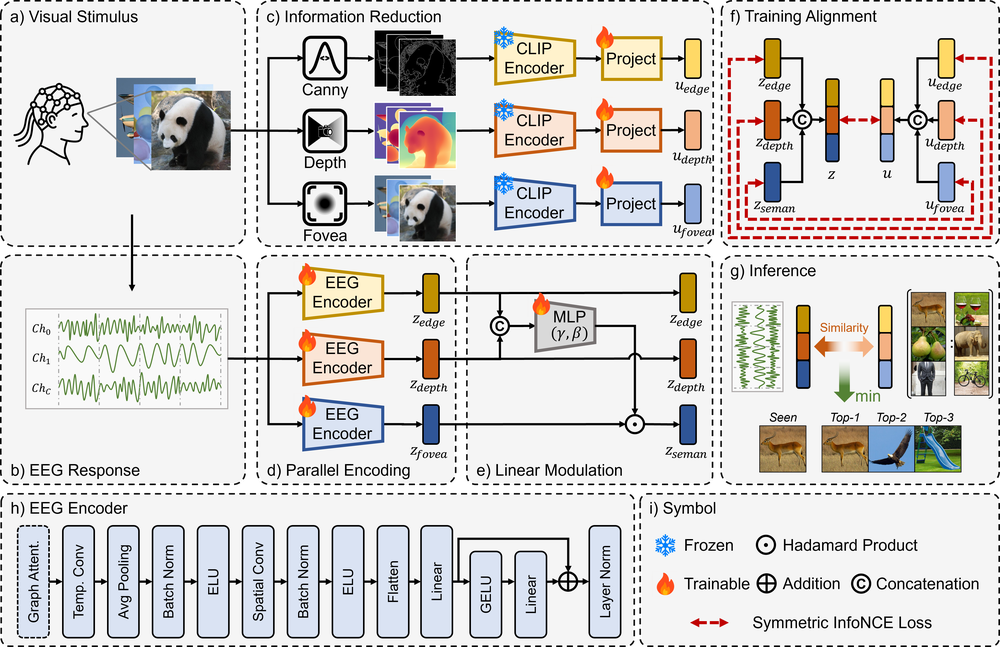
#> input picture assets/overview.png, 1000 x 647 px, shrunk from 4559 x 2950 before the run, given as the content of the folder ../Data/Things-EEG2/Image_set/image_set, which was not available
$ python preprocessing_blur.py
#> lines starting #> are read from the running program, lines starting #| are printed output that depends on the picture; pictures that were not available may be replaced by others from this repository, and a replacement may not be noted
import argparse
import random
from pathlib import Path
from typing import Tuple

import numpy as np
from PIL import Image
from tqdm import tqdm

from skimage import filters, img_as_ubyte

class FoveaBlur:
    def __init__(self, h, w, kernel_size, decay_rate=4.0):
        self.kernel_size = kernel_size
        center_x, center_y = w // 2, h // 2
        y_grid, x_grid = np.indices((h, w))
        dist = np.sqrt((x_grid - center_x)**2 + (y_grid - center_y)**2)
        max_dist = np.sqrt(center_x**2 + center_y**2)
        norm_dist = np.clip(dist / (max_dist + 1e-8), 0, 1)
        self.mask = np.exp(-decay_rate * norm_dist)
        self.mask = self.mask[:, :, np.newaxis]

    def __call__(self, img_np, dynamic_kernel_size=None):
        k_size = dynamic_kernel_size if dynamic_kernel_size is not None else self.kernel_size
        k_size = int(k_size)
        if k_size % 2 == 0: k_size += 1
        if k_size < 1: k_size = 1

        sigma = 0.3 * ((k_size - 1) * 0.5 - 1) + 0.8
        blur_float = filters.gaussian(img_np, sigma=sigma, channel_axis=-1)
        blur_float = np.clip(blur_float, 0, 1)
        img_blur = img_as_ubyte(blur_float)
        img_original = img_np.astype(np.float32)
        img_blurred = img_blur.astype(np.float32)

        img_fovea = self.mask * img_original + (1 - self.mask) * img_blurred

        return img_fovea.astype(np.uint8)

def set_seed(seed: int):
    """Set random seed for reproducibility."""
    random.seed(seed)
    np.random.seed(seed)

def load_image(path: Path) -> np.ndarray:
    """Load an image and convert it to a NumPy array (RGB)."""
    return np.array(Image.open(path).convert('RGB'))

def process_image_with_blur(np_img: np.ndarray, kernel_size: int, decay_rate: float) -> Image.Image:
    """
    Apply Fovea Blur detection to the image.
    """
    h, w, _ = np_img.shape
    blur_op = FoveaBlur(h, w, kernel_size, decay_rate)
    blur_np = blur_op(np_img)
    return Image.fromarray(blur_np)

def process_directory(input_dir: str, output_dir: str, kernel_size: int, decay_rate: float,
                      valid_exts: Tuple[str, ...] = ('.jpg', '.jpeg', '.png', '.bmp')):
    """
    Recursively traverse the input directory, process images, and save them
    while maintaining the original directory structure.
    """
    input_path = Path(input_dir)
    output_path = Path(output_dir)

    all_files = list(input_path.rglob('*'))
    img_paths = [p for p in all_files if p.suffix.lower() in valid_exts]

    print(f"Found {len(img_paths)} images in {input_path}")

    if not img_paths:
        print("No images found. Please check the input path.")
        return

    for p in tqdm(img_paths, desc="Processing Blur"):
        try:
            np_img = load_image(p)
#> in load_image, `return np.array(Image.open(path).convert('RGB'))`:
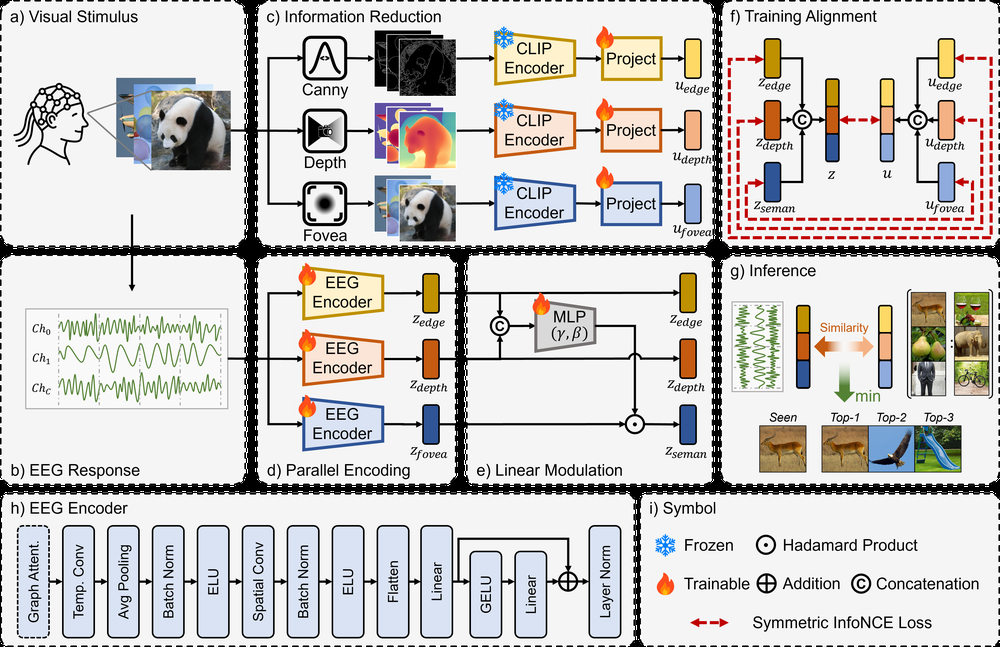
#> returned value: shape (647, 1000, 3); mean of channels 0, 1, 2 205.6, 203.4, 201.5; drawn as R, G, B

            blur_pil = process_image_with_blur(np_img, kernel_size, decay_rate)
#> in __call__, `blur_float = filters.gaussian(img_np, sigma=sigma, channel_axis=-1)`:
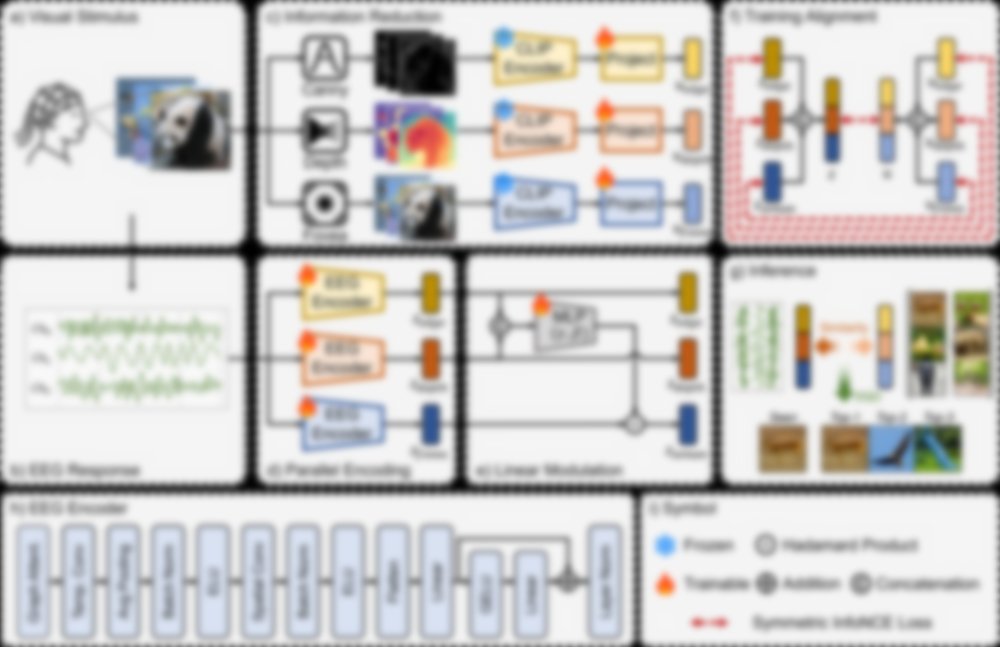
#> blur_float: shape (647, 1000, 3) float64; mean R, G, B 0.804, 0.795, 0.788
#> in __call__, `img_fovea = self.mask * img_original + (1 - self.mask) * img_blurred`:
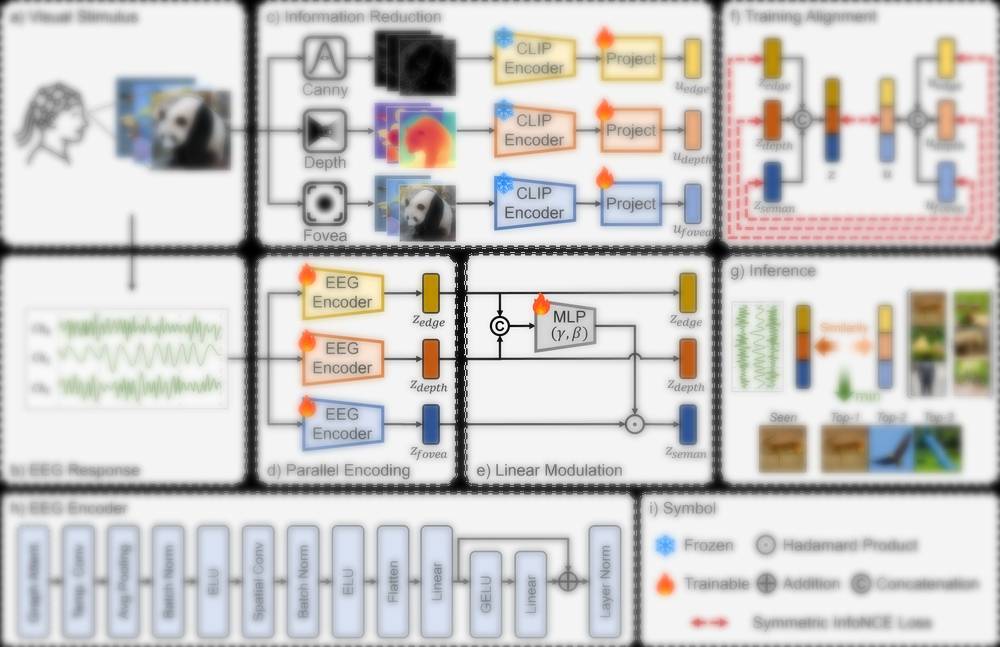
#> img_fovea: shape (647, 1000, 3) float64; mean R, G, B 205, 202.8, 200.9; drawn with min black and max white

            relative_path = p.relative_to(input_path)
            save_dir = output_path / relative_path.parent
            save_dir.mkdir(parents=True, exist_ok=True)

            save_name = f"{p.stem}_blur.jpg"
            blur_pil.save(save_dir / save_name)

        except Exception as e:
            print(f"Error processing file {p.name}: {e}")

def parse_args():
    parser = argparse.ArgumentParser(description="Image Fovea Blur Preprocessing Script")
    parser.add_argument('--input_dir', type=str,
                        default='../Data/Things-EEG2/Image_set/image_set/',
                        help='Root directory of input images')
    parser.add_argument('--output_dir', type=str,
                        default='../Data/Things-EEG2/Image_set/blur_set/',
                        help='Directory to save processed images')
    parser.add_argument('--seed', type=int, default=20250908, help='Random seed')

    parser.add_argument('--kernel_size', type=int, default=21,
                        help='Blur kernel size (must be odd), larger means more blurry background')
    parser.add_argument('--decay_rate', type=float, default=4.0,
                        help='Rate of clarity decay from center (lambda in paper)')

    return parser.parse_args()

if __name__ == '__main__':
    args = parse_args()

    print("=== Starting Fovea Blur Preprocessing ===")
    print(f"Input Directory: {args.input_dir}")
    print(f"Output Directory: {args.output_dir}")
    print(f"Parameters: Kernel Size={args.kernel_size}, Decay Rate={args.decay_rate}")

    set_seed(args.seed)

    process_directory(
        input_dir=args.input_dir,
        output_dir=args.output_dir,
        kernel_size=args.kernel_size,
        decay_rate=args.decay_rate
    )
    print("\n=== Processing Complete ===")
